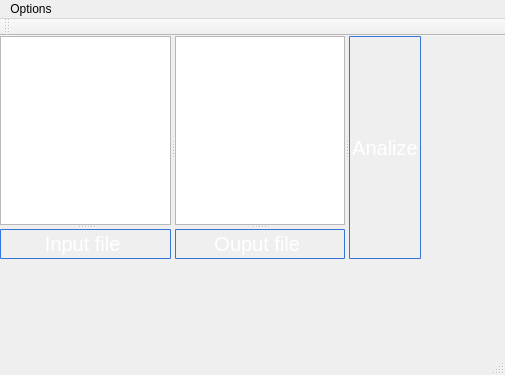
<?xml version="1.0" encoding="UTF-8"?>
<ui version="4.0">
 <class>MainWindow</class>
 <widget class="QMainWindow" name="MainWindow">
  <property name="geometry">
   <rect>
    <x>0</x>
    <y>0</y>
    <width>505</width>
    <height>375</height>
   </rect>
  </property>
  <property name="windowTitle">
   <string>MainWindow</string>
  </property>
  <property name="styleSheet">
   <string notr="true">QPushButton{
    padding:2px;
    color: #fff;
    font-size: 20px;
    border-radius: 1px;
    border: 1px solid #3873d9;
    background-color: qlineargradient( x1: 0, y1: 0, x2: 0, y2: 1,
                                        stop: 0 #4287ff, stop: 1 #356ccc);
 }

QTextBrowser{
	font-size: 20px;
}</string>
  </property>
  <widget class="QWidget" name="centralWidget">
   <widget class="QSplitter" name="splitter_4">
    <property name="geometry">
     <rect>
      <x>0</x>
      <y>0</y>
      <width>421</width>
      <height>223</height>
     </rect>
    </property>
    <property name="orientation">
     <enum>Qt::Horizontal</enum>
    </property>
    <widget class="QSplitter" name="splitter_3">
     <property name="orientation">
      <enum>Qt::Horizontal</enum>
     </property>
     <widget class="QSplitter" name="splitter">
      <property name="orientation">
       <enum>Qt::Vertical</enum>
      </property>
      <widget class="QTextBrowser" name="textBrowser"/>
      <widget class="QPushButton" name="pushButton">
       <property name="text">
        <string>Input file </string>
       </property>
      </widget>
     </widget>
     <widget class="QSplitter" name="splitter_2">
      <property name="orientation">
       <enum>Qt::Vertical</enum>
      </property>
      <widget class="QTextBrowser" name="textBrowser_2"/>
      <widget class="QPushButton" name="pushButton_2">
       <property name="text">
        <string>Ouput file </string>
       </property>
      </widget>
     </widget>
    </widget>
    <widget class="QPushButton" name="pushButton_3">
     <property name="text">
      <string>Analize</string>
     </property>
    </widget>
   </widget>
  </widget>
  <widget class="QMenuBar" name="menuBar">
   <property name="geometry">
    <rect>
     <x>0</x>
     <y>0</y>
     <width>505</width>
     <height>17</height>
    </rect>
   </property>
   <widget class="QMenu" name="menuOptions">
    <property name="title">
     <string>Options</string>
    </property>
    <addaction name="actionHelp"/>
   </widget>
   <addaction name="menuOptions"/>
  </widget>
  <widget class="QToolBar" name="mainToolBar">
   <attribute name="toolBarArea">
    <enum>TopToolBarArea</enum>
   </attribute>
   <attribute name="toolBarBreak">
    <bool>false</bool>
   </attribute>
  </widget>
  <widget class="QStatusBar" name="statusBar"/>
  <action name="actionHelp">
   <property name="text">
    <string>Help</string>
   </property>
   <property name="shortcut">
    <string>F1</string>
   </property>
  </action>
 </widget>
 <layoutdefault spacing="6" margin="11"/>
 <resources/>
 <connections/>
</ui>
